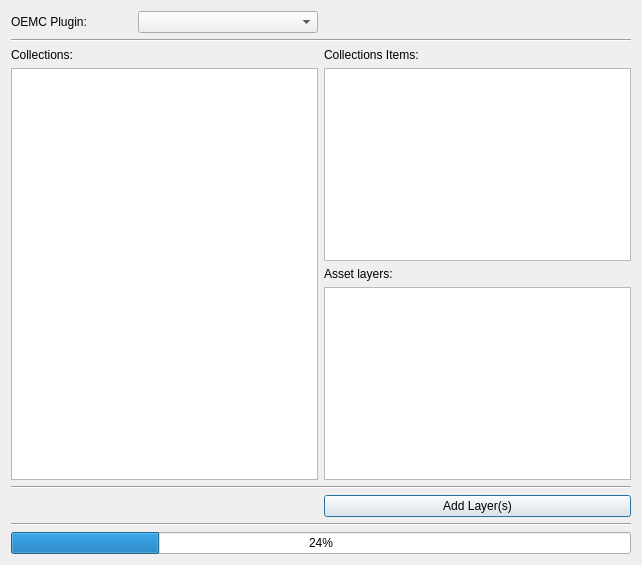
<?xml version="1.0" encoding="UTF-8"?>
<ui version="4.0">
 <class>OEMCPluginDialogBase</class>
 <widget class="QDialog" name="OEMCPluginDialogBase">
  <property name="geometry">
   <rect>
    <x>0</x>
    <y>0</y>
    <width>638</width>
    <height>565</height>
   </rect>
  </property>
  <property name="windowTitle">
   <string>OEMC Plugin</string>
  </property>
  <layout class="QGridLayout" name="gridLayout">
   <item row="0" column="0">
    <layout class="QHBoxLayout" name="horizontalLayout">
     <item>
      <widget class="QLabel" name="label">
       <property name="minimumSize">
        <size>
         <width>120</width>
         <height>0</height>
        </size>
       </property>
       <property name="text">
        <string>OEMC Plugin:</string>
       </property>
      </widget>
     </item>
     <item>
      <widget class="QComboBox" name="listCatalog">
       <property name="minimumSize">
        <size>
         <width>180</width>
         <height>0</height>
        </size>
       </property>
      </widget>
     </item>
    </layout>
   </item>
   <item row="1" column="0" colspan="2">
    <widget class="Line" name="line_2">
     <property name="minimumSize">
      <size>
       <width>620</width>
       <height>0</height>
      </size>
     </property>
     <property name="orientation">
      <enum>Qt::Horizontal</enum>
     </property>
    </widget>
   </item>
   <item row="2" column="0">
    <layout class="QVBoxLayout" name="verticalLayout">
     <item>
      <widget class="QLabel" name="label_2">
       <property name="minimumSize">
        <size>
         <width>120</width>
         <height>0</height>
        </size>
       </property>
       <property name="text">
        <string>Collections:</string>
       </property>
      </widget>
     </item>
     <item>
      <widget class="QListWidget" name="listCollection">
       <property name="minimumSize">
        <size>
         <width>300</width>
         <height>400</height>
        </size>
       </property>
      </widget>
     </item>
    </layout>
   </item>
   <item row="2" column="1">
    <layout class="QVBoxLayout" name="verticalLayout_2">
     <item>
      <widget class="QLabel" name="label_3">
       <property name="minimumSize">
        <size>
         <width>120</width>
         <height>0</height>
        </size>
       </property>
       <property name="text">
        <string>Collections Items:</string>
       </property>
      </widget>
     </item>
     <item>
      <widget class="QListWidget" name="listItems">
       <property name="minimumSize">
        <size>
         <width>300</width>
         <height>180</height>
        </size>
       </property>
      </widget>
     </item>
     <item>
      <widget class="QLabel" name="label_4">
       <property name="minimumSize">
        <size>
         <width>120</width>
         <height>0</height>
        </size>
       </property>
       <property name="text">
        <string>Asset layers:</string>
       </property>
      </widget>
     </item>
     <item>
      <widget class="QListWidget" name="listAssets">
       <property name="minimumSize">
        <size>
         <width>300</width>
         <height>180</height>
        </size>
       </property>
      </widget>
     </item>
    </layout>
   </item>
   <item row="3" column="0" colspan="2">
    <widget class="Line" name="line_3">
     <property name="minimumSize">
      <size>
       <width>620</width>
       <height>0</height>
      </size>
     </property>
     <property name="orientation">
      <enum>Qt::Horizontal</enum>
     </property>
    </widget>
   </item>
   <item row="4" column="1">
    <widget class="QPushButton" name="addLayers">
     <property name="minimumSize">
      <size>
       <width>100</width>
       <height>0</height>
      </size>
     </property>
     <property name="text">
      <string>Add Layer(s)</string>
     </property>
    </widget>
   </item>
   <item row="5" column="0" colspan="2">
    <widget class="Line" name="line">
     <property name="minimumSize">
      <size>
       <width>620</width>
       <height>0</height>
      </size>
     </property>
     <property name="orientation">
      <enum>Qt::Horizontal</enum>
     </property>
    </widget>
   </item>
   <item row="6" column="0" colspan="2">
    <widget class="QProgressBar" name="progressBar">
     <property name="minimumSize">
      <size>
       <width>620</width>
       <height>0</height>
      </size>
     </property>
     <property name="value">
      <number>24</number>
     </property>
    </widget>
   </item>
  </layout>
 </widget>
 <resources/>
 <connections/>
</ui>
